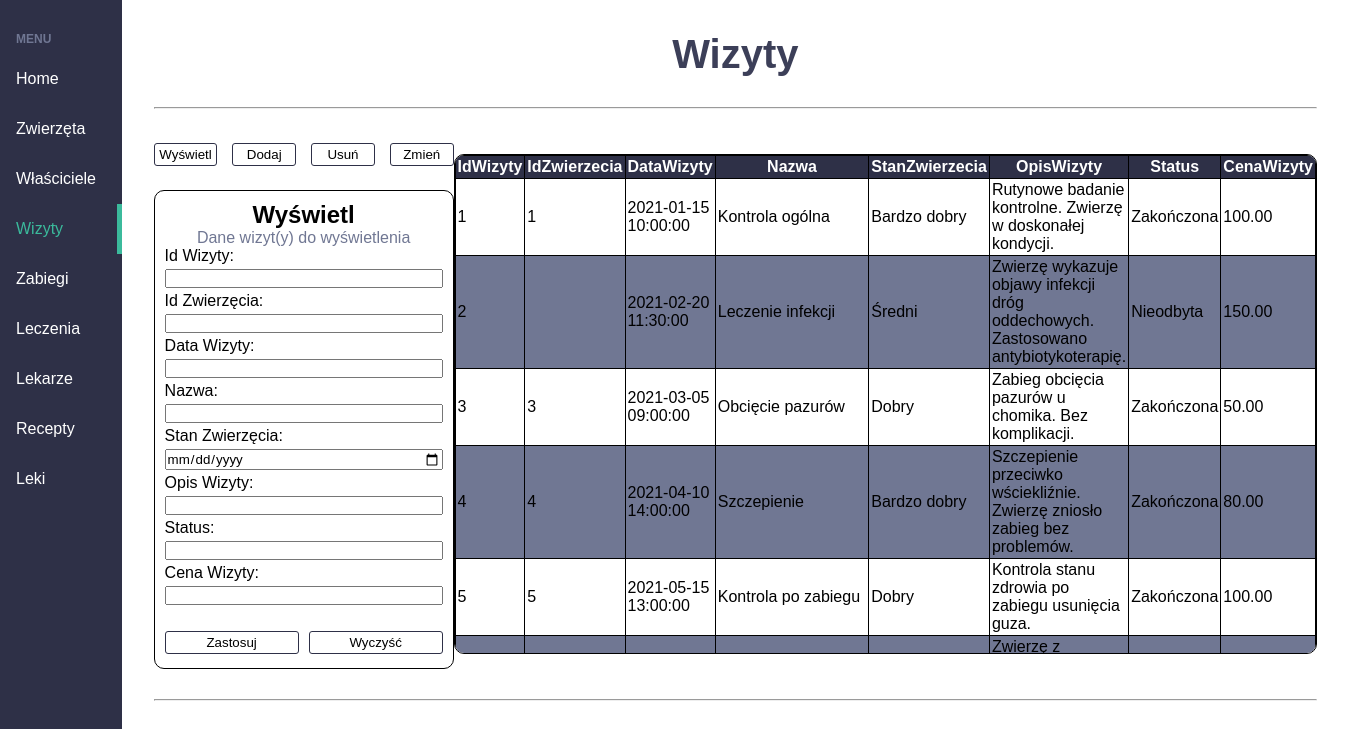
/code/subpages/appointments.php (signed in), run on the app's committed database.
### tables this page shows
CREATE TABLE `wizyty` (
  `IdWizyty` int(11) NOT NULL AUTO_INCREMENT,
  `IdZwierzecia` int(11) DEFAULT NULL,
  `DataWizyty` datetime DEFAULT NULL,
  `Nazwa` varchar(1000) DEFAULT NULL,
  `StanZwierzecia` varchar(30) DEFAULT NULL,
  `OpisWizyty` varchar(1000) DEFAULT NULL,
  `Status` varchar(100) DEFAULT NULL,
  `CenaWizyty` decimal(10,2) DEFAULT NULL,
  PRIMARY KEY (`IdWizyty`),
  KEY `IdZwierzecia` (`IdZwierzecia`),
  CONSTRAINT `wizyty_ibfk_1` FOREIGN KEY (`IdZwierzecia`) REFERENCES `zwierzeta` (`IdZwierzecia`)
);

### code/dbConnection.php (the view, shortened to what this page needs)
<?php
    function displayTable($tableName, &$conn) {
        echo '<div class="tabela">'.
        '<div class="table-border">';
        $query = ($_SESSION['table'] ?? null) ?? "SELECT * FROM $tableName";
        $result = $conn->query($query);
        echo '<table>'.
        '<thead>'.
        '<tr>';
        while($fieldinfo = $result->fetch_field()) {
            echo '<th>' . $fieldinfo->name . '</th>';
        }
        echo '</tr>';
        echo '</thead>';
        while($row = $result->fetch_assoc()) {
            echo '<tr>';
            foreach($row as $cell) {
                echo '<td>' . $cell . '</td>';
            }
            echo '</tr>';
        }
        echo '</table>'.
        '</div>'.
        '</div>';
    }
?>

### assets/stylesheets/navbar.css (style rules this page uses)
* { margin: 0; padding: 0; box-sizing: border-box; font-family: 'Fire Sans', sans-serif; }

### assets/stylesheets/database-operations.css (style rules this page uses)
.tabela { display:flex; justify-content: center; align-items: center; }
.table-border { overflow: auto; border: 1px black solid; border-radius: 10px; max-height: 500px; }
table { border-collapse:collapse; border:solid black 1px; border-radius:6px; }
td, th { border-left:solid black 1px; border-top:solid black 1px; padding:2px; }
th { background-color: #2e3047; border-top: none; color:white; }
td:first-child, th:first-child { border-left: none; }
tr:nth-child(even) { background-color: #707793; }

### data on the page
wizyty: cell "1", DataWizyty "2021-01-15 10:00:00", Nazwa "Kontrola ogólna", StanZwierzecia "Bardzo dobry", OpisWizyty "Rutynowe badanie kontrolne. Zwierzę w doskonałej kondycji.", Status "Zakończona", CenaWizyty "100.00"
wizyty: IdWizyty "2", DataWizyty "2021-02-20 11:30:00", Nazwa "Leczenie infekcji", StanZwierzecia "Średni", OpisWizyty "Zwierzę wykazuje objawy infekcji dróg oddechowych. Zastosowano antybiotykoterapię.", Status "Nieodbyta", CenaWizyty "150.00"
wizyty: cell "3", DataWizyty "2021-03-05 09:00:00", Nazwa "Obcięcie pazurów", StanZwierzecia "Dobry", OpisWizyty "Zabieg obcięcia pazurów u chomika. Bez komplikacji.", Status "Zakończona", CenaWizyty "50.00"
wizyty: cell "4", DataWizyty "2021-04-10 14:00:00", Nazwa "Szczepienie", StanZwierzecia "Bardzo dobry", OpisWizyty "Szczepienie przeciwko wściekliźnie. Zwierzę zniosło zabieg bez problemów.", Status "Zakończona", CenaWizyty "80.00"
wizyty: cell "5", DataWizyty "2021-05-15 13:00:00", Nazwa "Kontrola po zabiegu", StanZwierzecia "Dobry", OpisWizyty "Kontrola stanu zdrowia po zabiegu usunięcia guza.", Status "Zakończona", CenaWizyty "100.00"
wizyty: OpisWizyty "Zwierzę z…"

### other printed values
$fieldinfo->name "IdWizyty"
$fieldinfo->name "IdZwierzecia"
$fieldinfo->name "DataWizyty"
$fieldinfo->name "Nazwa"
$fieldinfo->name "StanZwierzecia"
$fieldinfo->name "OpisWizyty"
$fieldinfo->name "Status"
$fieldinfo->name "CenaWizyty"
